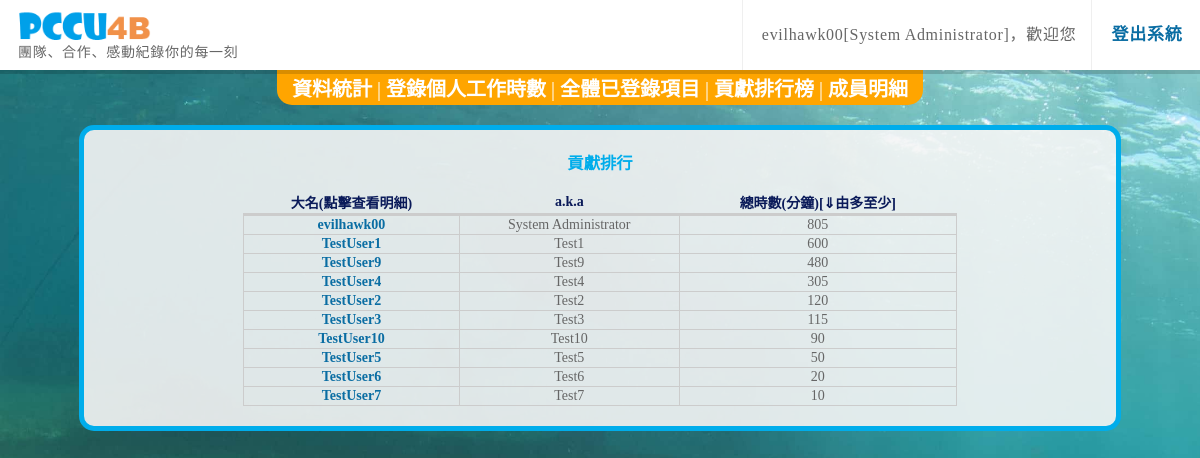
The page /Personal-Ranking.php (signed in) on the database its author committed.
### tables this page shows
CREATE TABLE `members` (
  `UID` int(5) NOT NULL,
  `DisplayName` varchar(45) NOT NULL,
  `NickName` varchar(45) NOT NULL,
  `Email` varchar(45) NOT NULL,
  `Password` varchar(45) NOT NULL,
  `LastLoginTime` datetime DEFAULT NULL
);

### Personal-Ranking.php (the view, shortened to what this page needs)
<?php
require_once 'dbconfig.php';
try {
$conn = new PDO("mysql:host={$db_host};dbname={$db_name}", $db_user, $db_pass);
$conn->exec("SET NAMES utf8");
$conn->setAttribute(PDO::ATTR_ERRMODE, PDO::ERRMODE_EXCEPTION);
$GetUserMinutesSUM = $conn->prepare('SELECT members.UID, jobstatistics.member_name, jobstatistics.Nickname, SUM(jobstatistics.Minutes) AS Total FROM jobstatistics INNER JOIN members ON jobstatistics.member_name = members.DisplayName GROUP BY jobstatistics.member_name, members.UID, jobstatistics.Nickname ORDER BY Total DESC');
$GetUserMinutesSUM->execute();
} catch(PDOException $e) {
        echo '系統錯誤: ' . $e->getMessage();
		header("location:error.html");
    }
?>
<!DOCTYPE html PUBLIC "-//W3C//DTD XHTML 1.0 Transitional//EN" "http://www.w3.org/TR/xhtml1/DTD/xhtml1-transitional.dtd">
<html xmlns="http://www.w3.org/1999/xhtml">
<head>
<link href="css/default_styles.css" rel="stylesheet" type="text/css" />
</head>
<body>
<div class="wrapper">
<section class="main-header nav-down">
	<div class="row">
		<div class="col-md-12">
			<div class="tag-line">團隊、合作、感動紀錄你的每一刻</div>
			<a class="logo" href="http://pccu4b.gq/"><img src="images/PCCU4B.png"></a>
			<div class="main-menu">
			<div class="hidden-xs divider">&nbsp;</div>
			<div class="topBtn">
<?php
echo "<font size=\"3\" style=\"text-align:left\">" . $_SESSION['CurrentUserName'] . "[" . $_SESSION['CurrentNickName'] . "]，歡迎您</font>";
?>
			</div>
			<div class="hidden-xs divider">&nbsp;</div>
			<div class="topBtn">
			        <a href="logout.php" style="font-size:17px;color:#0a6da3;">登出系統</a><font>&nbsp;&nbsp;&nbsp;</font>
			</div>
			</div>
	</div>
	</div>
</section>
<div id="header">
<a href="home.php">資料統計</a><font style="font-size:20px;color:white;">&nbsp;|&nbsp;</font><a href="enrolment.php">登錄個人工作時數</a><font style="font-size:20px;color:white;">&nbsp;|&nbsp;</font><a href="overview.php">全體已登錄項目</a><font style="font-size:20px;color:white;">&nbsp;|&nbsp;</font><a href="Personal-Ranking.php">貢獻排行榜</a><font style="font-size:20px;color:white;">&nbsp;|&nbsp;</font><a href="Members-Overview.php">成員明細</a>
</div>
<div id="container">
<table class="WithBorder" border="0" width="70%" align="center">
<CAPTION><h3>貢獻排行</h3></CAPTION>
<tr>
<th>大名(點擊查看明細)</th>
<th>a.k.a</th>
<th>總時數(分鐘)[⇓由多至少]</th>
</tr>
<?php
while ($row=$GetUserMinutesSUM->fetch()){
echo "<tr>";
echo '<td><a href="User-Statistics.php?UserID=' . $row['UID'] . '" style="font-size:14px;color:#0a6da3;">' . $row['member_name'].'</a></td>';
echo "<td>" . $row['Nickname']."</td>";
echo "<td>" . $row['Total']."</td>";
echo "</tr>";
}
?>
</table>
<br>
</div>
</div>
</body>
</html>

### css/default_styles.css (style rules this page uses)
html, body { background-color: #0a6da3; background-image: url("../images/underwater.jpg"); //background-repeat: repeat-x; background-attachment: fixed; color: #666666; font: 14px Microsoft JhengHei; margin: 0; background-size: cover !important; display: block; height: 100%; width: 100%; min-height: 100%; width: 100%; }
h3 { color:#00adeb; }
a { color: white; font-size: 20px; text-decoration: none; font-weight: bold; }
th { font-weight: bold; //text-align: left; text-align: center; color: #0a1a59; border-bottom: 3px solid #ccc; }
#header { background: orange none repeat scroll 0 0; text-align: center; border-bottom-right-radius: 15px; border-bottom-left-radius: 15px; width: auto; display: table; margin:0 auto; padding: 3px 15px 3px 15px; position: relative; }
#container { background: rgba(245, 245, 245, 0.9) none repeat scroll 0 0; border: 5px solid #00adeb; font-size: 14px; margin: 20px auto 30px; padding: 4px 6px 4px; text-align: justify; width: 85%; border-radius: 15px; }
.main-header .main-menu { float: right; margin: 0; }
.main-header { background: #fff none repeat scroll 0 0; //float: left; height: 70px; letter-spacing: 0.05em; line-height: 22px; position: relative; top: 0; transition: all 0.35s ease 0s; width: 100%; z-index: 100; }
.col-md-12 { width: 100%; }
.main-header .main-menu span, .main-header .main-menu a { color: #666; float: left; font-size: 13px; }
.main-header .tag-line { left: 18px; position: absolute; top: 42px; z-index: 900; }
.main-header .logo img { height: auto; width: 100%; }
img, object, embed { max-width: 100%; }
.main-header::after { background: rgba(0, 0, 0, 0.15) none repeat scroll 0 0; bottom: -4px; content: ""; display: block; height: 4px; left: 0; position: absolute; width: 100%; z-index: -1; }
.main-header .logo { left: 15px; position: absolute; top: 10px; width: 140px; z-index: 1000; }
.main-header a { text-decoration: none; }
.main-header .topBtn { position: relative; }
.main-header .main-menu > div { //cursor: pointer; float: left; line-height: 70px; padding: 0 5px 0 10px; }
.main-header .main-menu div.divider { border-left: 1px solid #efefef; margin: 0 5px 0 10px; padding: 0; }
.wrapper { position: relative; height: auto !important; //margin: 0 auto -20px; //margin: 0; min-height: 100%; }
section { clear: both; float: left; width: 100%; }
table.WithBorder { border-collapse: collapse; text-align: center; }
table.WithBorder tr { border-bottom: 1px solid #ccc; }
table.WithBorder td { border: 1px solid #ccc; }

### rows shown on the page
members: member_name "evilhawk00", Nickname "System Administrator", Total "805"
members: member_name "TestUser1", Nickname "Test1", Total "600"
members: member_name "TestUser9", Nickname "Test9", Total "480"
members: member_name "TestUser4", Nickname "Test4", Total "305"
members: member_name "TestUser2", Nickname "Test2", Total "120"
members: member_name "TestUser3", Nickname "Test3", Total "115"
members: member_name "TestUser10", Nickname "Test10", Total "90"
members: member_name "TestUser5", Nickname "Test5", Total "50"
members: member_name "TestUser6", Nickname "Test6", Total "20"
members: member_name "TestUser7", Nickname "Test7", Total "10"

### other values the page prints
$_SESSION['CurrentUserName'] "evilhawk00"
$_SESSION['CurrentNickName'] "System Administrator"
